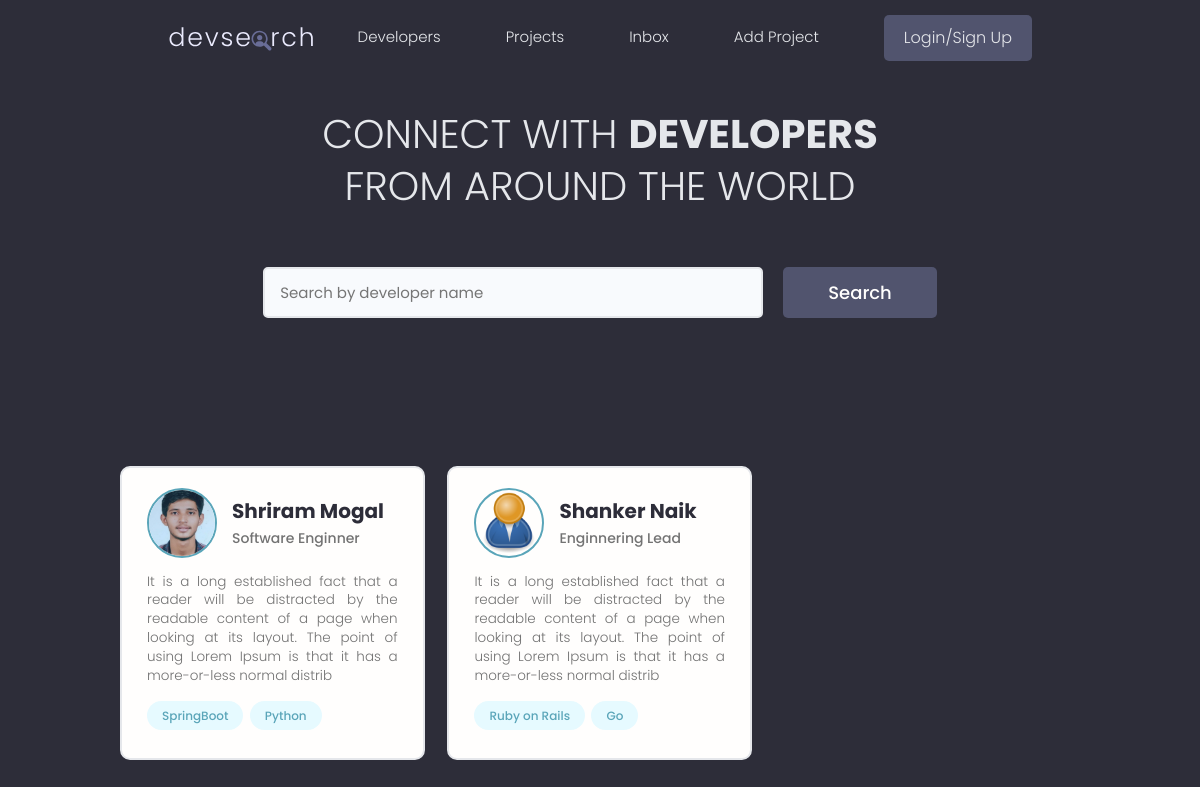
Before: / with the older database file.
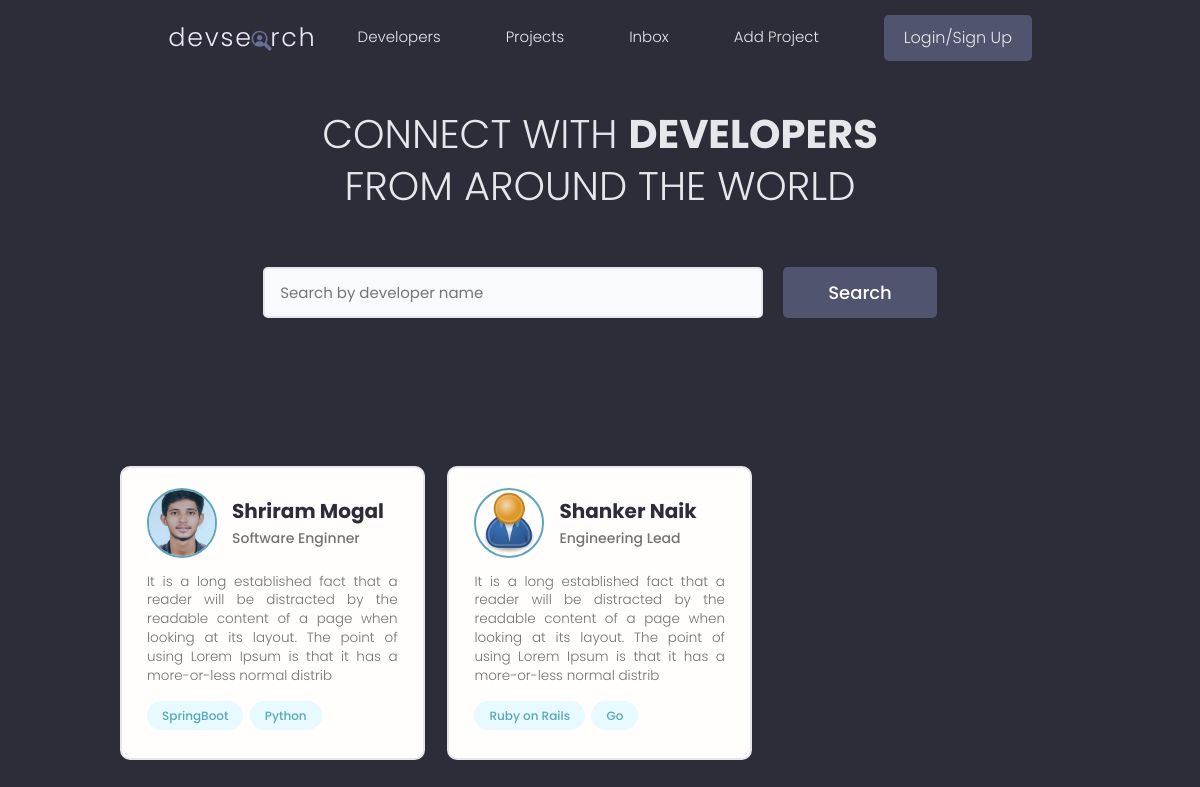
After: the same page with the newer database file.
### users/models.py (models this page shows, shortened)
class Profile(models.Model):
    user = models.OneToOneField(User, on_delete=models.CASCADE, blank=True, null=True)
    name = models.CharField(max_length=200, blank=True, null=True)
    username = models.CharField(max_length=200, blank=True, null=True)
    email = models.EmailField(max_length=500, blank=True, null=True)
    short_intro = models.CharField(max_length=500, blank=True,null=True)
    intro = models.TextField(max_length=500, blank=True,null=True)
    profile_image = models.ImageField(
        null = True, blank= True, upload_to = 'profiles/',default='profiles/user-default.png')
    location = models.CharField(max_length=200, blank=True, null=True)
    social_github = models.CharField(max_length=200, blank=True, null=True)
    social_twitter = models.CharField(max_length=200, blank=True, null=True)
    social_linkedin = models.CharField(max_length=200, blank=True, null=True)
    social_website = models.CharField(max_length=200, blank=True, null=True)
    social_stackoverflow = models.CharField(max_length=200, blank=True, null=True)
    created = models.DateTimeField(auto_now_add=True)
    id = models.UUIDField(default=uuid.uuid4, unique=True,
                                     primary_key=True, editable=False)

### users/views.py (the view)
# urls.py: path('', views.profiles, name="profiles"),
def profiles(request):
    profiles = Profile.objects.all()
    return render(request,"users/profiles.html",{'profiles': profiles})

### users/models.py (called while the page is built)
    def __str__(self) -> str:
        return str(self.name)

### users/templates/users/profiles.html (shortened to what this page needs)
{% extends 'main.html' %} {% block content %}
<main class="home">
    <section class="hero-section text-center">
      <div class="container container--narrow">
        <div class="hero-section__box">
          <h2>CONNECT WITH <span>DEVELOPERS</span></h2>
          <h2>FROM AROUND THE WORLD</h2>
        </div>
        <div class="hero-section__search">
          <form class="form" action="#" method="get">
            <div class="form__field">
              <input class="input input--text" id="formInput#search" type="text" name="text"
                placeholder="Search by developer name" />
            </div>
            <input class="btn btn--sub btn--lg" type="submit" value="Search" />
          </form>
        </div>
      </div>
    </section>
    <section class="devlist">
      <div class="container">
        <div class="grid grid--three">
            {%for profile in profiles%}
          <div class="column card">
            <div class="dev">
              <a href="{% url 'user-profile' profile.id %}" class="card__body">
                <div class="dev__profile">
                  <img class="avatar avatar--md" src="{{profile.profile_image.url}}" alt="image" />
                  <div class="dev__meta">
                    <h3>{{profile.name}}</h3>
                    <h5>{{profile.short_intro}}</h5>
                  </div>
                </div>
                <p class="dev__info">
                  {{profile.intro|slice:"200"}}
                </p>
                <div class="dev__skills">
                    {% for skill in profile.skill_set.all|slice:"5"%}
                  <span class="tag tag--pill tag--main">
                    <small>{{skill}}</small>
                  </span>
                  {%endfor%}
                </div>
              </a>
            </div>
          </div>
{%endfor%}
        </div>
      </div>
    </section>
  </main>
{% endblock content %}

Changed rows visible on the page:
changed Profile "Shanker Naik": short_intro "Enginnering Lead" → "Engineering Lead"
